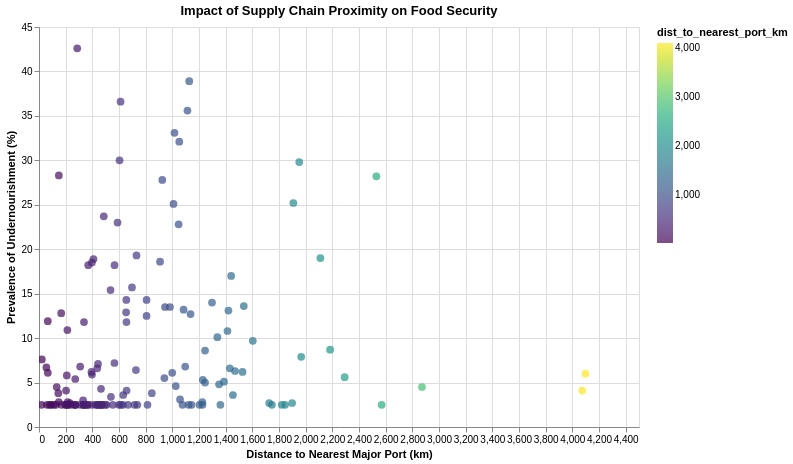

Here is the notebook cell this chart was saved with:
### Markdown cell above
## 7. Visualize Results
Create a scatter plot showing the relationship between distance to port and undernourishment.

### Code cell
# Visualization: Scatter plot of distance to nearest port vs. undernourishment.
# Our hypothesis is that countries farther from major ports may have higher undernourishment due to supply chain challenges.

chart = alt.Chart(final_df).mark_point(filled=True, size=60).encode(
    x=alt.X('dist_to_nearest_port_km:Q', title='Distance to Nearest Major Port (km)'),
    y=alt.Y('latest_undernourishment:Q', title='Prevalence of Undernourishment (%)'),
    color=alt.Color('dist_to_nearest_port_km:Q', scale=alt.Scale(scheme='viridis')),
    tooltip=['Country', 'dist_to_nearest_port_km', 'latest_undernourishment']
).properties(
    width=600,
    height=400,
    title='Impact of Supply Chain Proximity on Food Security'
).interactive()
chart

### Figure 1 — Vega-Lite specification as saved in the notebook (floating-point values rounded to 4 significant figures; data arrays with more than 128 entries replaced by an {"elided": "..."} marker saying what was removed)
{"config": {"view": {"continuousWidth": 300, "continuousHeight": 300}}, "data": {"name": "data-401c14ed437c203da07ba6f49701a4c9"}, "mark": {"type": "point", "filled": true, "size": 60}, "encoding": {"color": {"field": "dist_to_nearest_port_km", "scale": {"scheme": "viridis"}, "type": "quantitative"}, "tooltip": [{"field": "Country", "type": "nominal"}, {"field": "dist_to_nearest_port_km", "type": "quantitative"}, {"field": "latest_undernourishment", "type": "quantitative"}], "x": {"field": "dist_to_nearest_port_km", "title": "Distance to Nearest Major Port (km)", "type": "quantitative"}, "y": {"field": "latest_undernourishment", "title": "Prevalence of Undernourishment (%)", "type": "quantitative"}}, "height": 400, "params": [{"name": "param_15", "select": {"type": "interval", "encodings": ["x", "y"]}, "bind": "scales"}], "title": "Impact of Supply Chain Proximity on Food Security", "width": 600, "$schema": "https://vega.github.io/schema/vega-lite/v5.20.1.json", "datasets": {"data-401c14ed437c203da07ba6f49701a4c9": {"elided": "177 records"}}}
